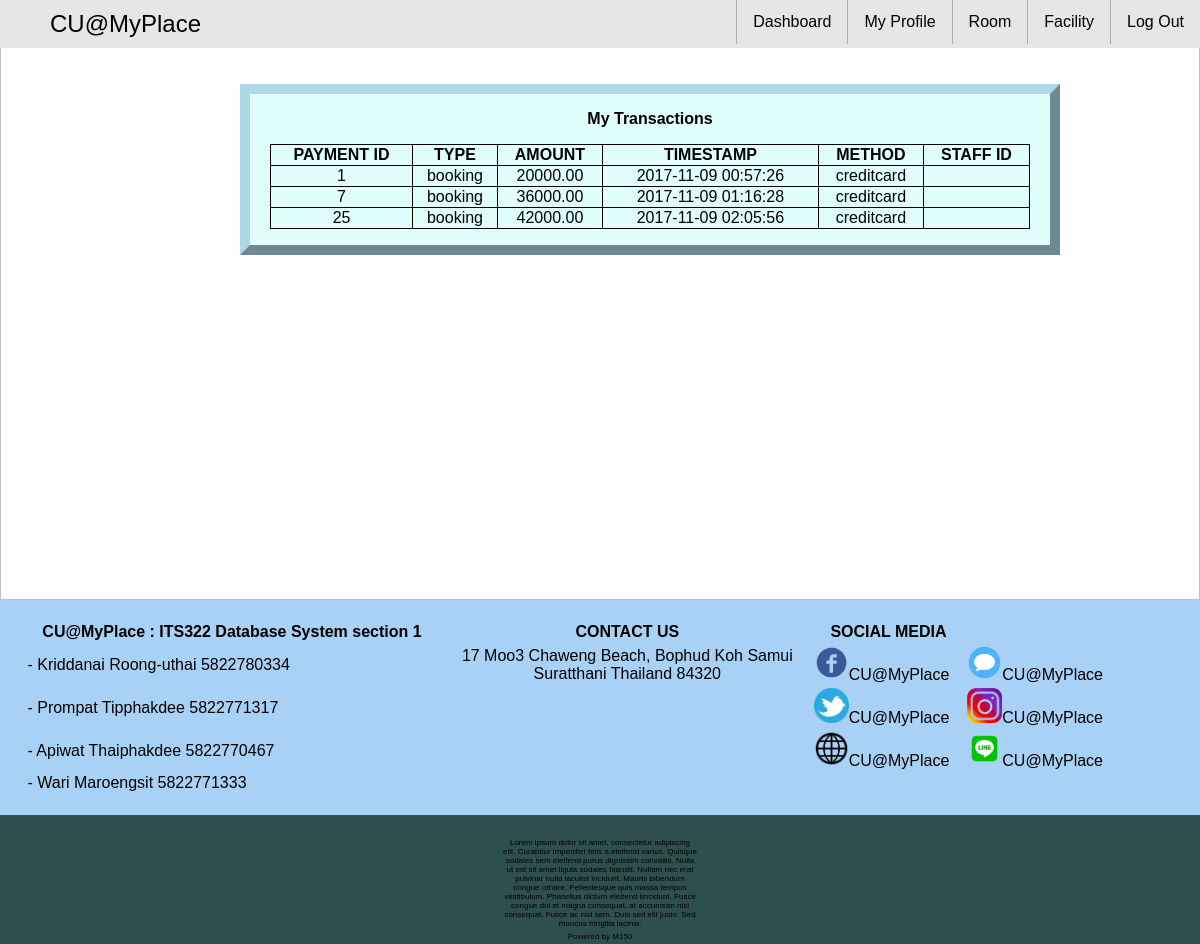
The app's page /newpage/mytransaction.php (signed in) with its own data.
### tables this page shows
CREATE TABLE `payment` (
  `idpayment` int(11) NOT NULL,
  `timestamp` datetime DEFAULT NULL,
  `amount` decimal(10,2) NOT NULL,
  `user_iduser` int(11) NOT NULL,
  `method` enum('cash','creditcard') NOT NULL,
  `cardno` varchar(45) NOT NULL,
  `staff_idstaff` int(11) DEFAULT NULL,
  `type` enum('booking','service','','') NOT NULL
);

### newpage/mytransaction.php (the view, shortened to what this page needs)
<?php
  require_once('helperfunction.php');
  require_once('connect.php');
?>
<html>
<head>
  <link rel="stylesheet" href="default.css">
</head>
<body>
    <div class="container">
      <div id="mytransaction_info">
        <p><b>My Transactions</b></p>
      <table>
        <tr>
          <th>PAYMENT ID</th>
          <th>TYPE</th>
          <th>AMOUNT</th>
          <th>TIMESTAMP</th>
          <th>METHOD</th>
          <th>STAFF ID</th>
        </tr>
        <?php
        $q = "SELECT * FROM payment WHERE payment.user_iduser = ".$_SESSION['userinfo']['iduser'].";";
        $result = $mysqli->query($q);
        if (!$result) {
          echo "error";
        }else {
          while ($row = $result->fetch_array()) {
            echo "<tr>
                    <td>".$row['idpayment']."</td>
                    <td>".$row['type']."</td>
                    <td>".$row['amount']."</td>
                    <td>".$row['timestamp']."</td>
                    <td>".$row['method']."</td>
                    <td>".$row['staff_idstaff']."</td>
            </tr>";
          }
        }
         ?>
      </table>
      </div>
        <td><img src="img/home1.jpg" height="600" width="100%"></td>
  </div>
  </body>
</html>

### newpage/default.css (style rules this page uses)
body { width: 100%; padding: 0px; margin: 0px; font-family: sans-serif; }
.container { width: 100%; }
#mytransaction_info { border: 10px outset lightblue; float: left; background-color:#DFFEFC; height: auto; width: 800px; position: absolute; margin: 7% 25% 7% 20%; z-index: 1; text-align: center; }
#mytransaction_info table { position: relative; border-collapse: collapse; border: 1px solid black; text-align: center; margin: auto auto 2% auto ; width: 95%; }
#mytransaction_info th { border-collapse: collapse; border: 1px solid black; width: auto; }
#mytransaction_info td { border-collapse: collapse; border: 1px solid black; }
#mytransaction_info tr { border-collapse: collapse; border: 1px solid black; }

### records on screen
payment: idpayment "1", type "booking", amount "20000.00", timestamp "2017-11-09 00:57:26", method "creditcard"
payment: idpayment "7", type "booking", amount "36000.00", timestamp "2017-11-09 01:16:28", method "creditcard"
payment: idpayment "25", type "booking", amount "42000.00", timestamp "2017-11-09 02:05:56", method "creditcard"
